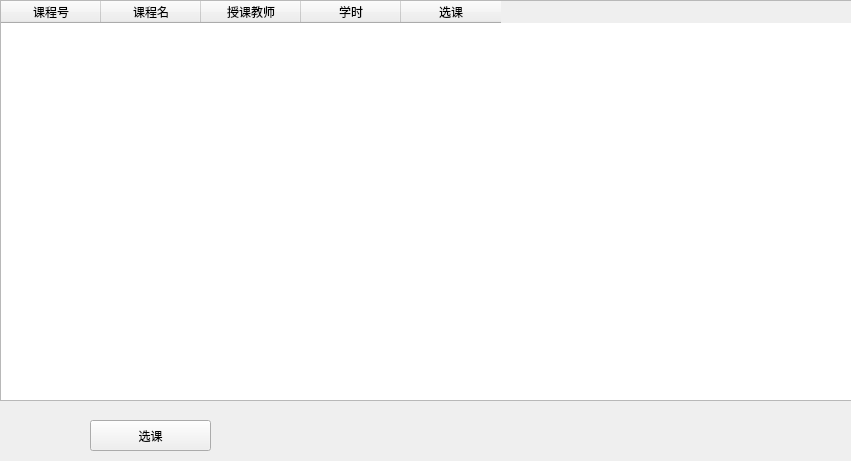
<?xml version="1.0" encoding="UTF-8"?>
<ui version="4.0">
 <class>Course</class>
 <widget class="QWidget" name="Course">
  <property name="geometry">
   <rect>
    <x>0</x>
    <y>0</y>
    <width>851</width>
    <height>461</height>
   </rect>
  </property>
  <property name="minimumSize">
   <size>
    <width>851</width>
    <height>461</height>
   </size>
  </property>
  <property name="maximumSize">
   <size>
    <width>851</width>
    <height>461</height>
   </size>
  </property>
  <property name="windowTitle">
   <string>Form</string>
  </property>
  <widget class="QTableWidget" name="tableWidget">
   <property name="geometry">
    <rect>
     <x>0</x>
     <y>0</y>
     <width>858</width>
     <height>401</height>
    </rect>
   </property>
   <property name="minimumSize">
    <size>
     <width>0</width>
     <height>0</height>
    </size>
   </property>
   <property name="maximumSize">
    <size>
     <width>858</width>
     <height>508</height>
    </size>
   </property>
   <column>
    <property name="text">
     <string>课程号</string>
    </property>
    <property name="textAlignment">
     <set>AlignCenter</set>
    </property>
   </column>
   <column>
    <property name="text">
     <string>课程名</string>
    </property>
   </column>
   <column>
    <property name="text">
     <string>授课教师</string>
    </property>
   </column>
   <column>
    <property name="text">
     <string>学时</string>
    </property>
   </column>
   <column>
    <property name="text">
     <string>选课</string>
    </property>
   </column>
  </widget>
  <widget class="QPushButton" name="selectCourseButton">
   <property name="geometry">
    <rect>
     <x>90</x>
     <y>420</y>
     <width>121</width>
     <height>31</height>
    </rect>
   </property>
   <property name="text">
    <string>选课</string>
   </property>
  </widget>
 </widget>
 <resources/>
 <connections/>
</ui>
